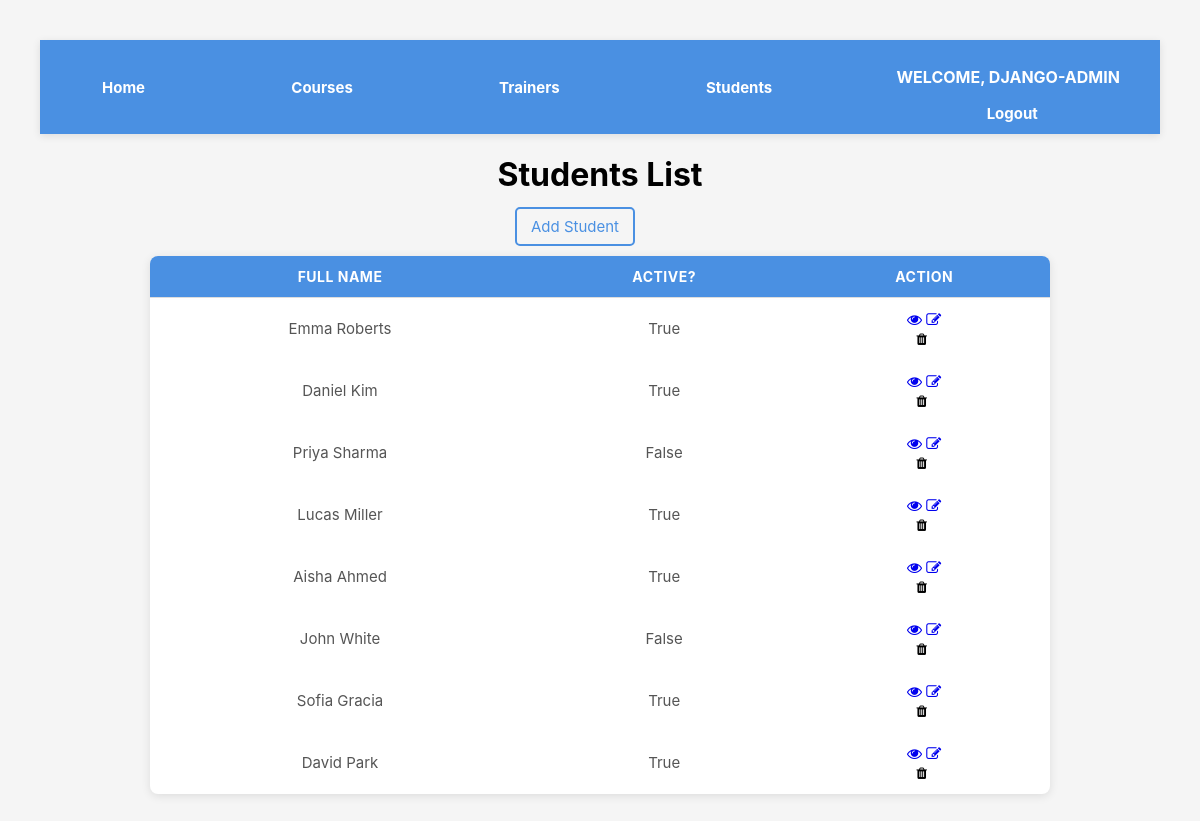
Screenshot of /academy/students/ (signed in) with the database file from the repository.
### academy/models.py (models this page shows, shortened)
class Student(models.Model):
    first_name = models.CharField(max_length=25)
    last_name = models.CharField(max_length=25)
    email = models.EmailField(unique=True)
    is_active = models.BooleanField(default=True)
    enrolled_course = models.ForeignKey(Course,on_delete=models.SET_NULL,null=True, blank=True)
    trainer = models.ForeignKey(Trainer,on_delete=models.SET_NULL,null=True, blank=True)

### academy/views.py (the view)
# urls.py: path('students/', views.student,name='student'),
def student(request):
    students = Student.objects.all()
    context = {
        'students' : students,
    }
    return render(request, 'student.html',context)

### templates/student.html (shortened to what this page needs)
{% extends 'navbar.html' %}
{% load static %}
    {% block content %}
    <h1>Students List</h1>
        <a href="{% url 'add_student' %}" style=" margin: 10px 50px 20px 0; padding: 8px 14px;border: 2px solid #4a90e2; color: #4a90e2; text-decoration: none; border-radius: 5px; font-size: 15px;">Add Student</a>
    <br><br>
        <table>
        <thead>
            <tr>
                <th>Full Name</th>
                <th>Active?</th>
                <th>Action</th>
            </tr>
        </thead>
        <tbody>
            {% for student in students %}
            <tr>
                <td>{{student.first_name}} {{student.last_name}}</td>
                <td>{{student.is_active}}</td>
                <td>
                    <div >
                        <a href="{% url 'view_student' student.id %}"><i class="fa fa-eye"></i></a>
                        <a href="{% url 'edit_student' student.id%}"><i class="fa fa-edit"></i></a>
                        <form action="{% url 'delete_student' student.id %}" method="POST">
                            <button type="submit" style="border:none; background:none; cursor:pointer; margin-left: -5px;">
                                <i class="fa fa-trash"></i>
                            </button>
                        </form>
                    </div>
                </td>
            </tr>
        </tbody>
        {% endfor %}
    </table>
    {% endblock %}

### templates/navbar.html (shortened to what this page needs)
{% load static %}
<!DOCTYPE html>
<html lang="en">
<head>
     <link rel="stylesheet" href="{% static 'css/style.css' %}">
     <link rel="stylesheet" href="https://cdnjs.cloudflare.com/ajax/libs/font-awesome/4.7.0/css/font-awesome.min.css">
</head>
<body>
    <nav class="navbar">
        <a href="{% url 'home' %}">Home</a>
        <a href="{% url 'course' %}">Courses</a>
        <a href="{% url 'trainer' %}">Trainers</a>
        <a href="{% url 'student' %}">Students</a>
        <span class="nav-right">
            {% if not user.is_authenticated %}
            <a href="{% url 'login' %}">Login</a>&emsp;
            <a href="{% url 'register' %}">Register</a>
            {% else %}
            <p style="color: white; font-weight: bold; text-transform: uppercase;">Welcome, {{user}}</p>
            <a href="{% url 'logout' %}">Logout</a>
            {% endif %}
        </span>
    </nav>
    {% block content %}
    {% endblock %}
</body>
</html>

### training_portal/static/css/style.css (style rules this page uses)
body { font-family: "Inter", sans-serif; background: #f5f5f5; margin: 0; padding: 40px; text-align: center; }
table { margin: auto; border-collapse: collapse; width: 90%; max-width: 900px; background: white; border-radius: 8px; overflow: hidden; box-shadow: 0 2px 10px rgba(0, 0, 0, 0.1); }
thead { background: #4a90e2; color: white; }
th, td { padding: 12px 15px; border-bottom: 1px solid #ddd; }
th { text-transform: uppercase; font-size: 14px; letter-spacing: 0.5px; }
td { color: #555; font-size: 15px; }
tbody tr:last-child td { border-bottom: none; }
.navbar { background: #4a90e2; padding: 11px 40px; display: flex; justify-content: space-between; align-items: center; box-shadow: 0 2px 8px rgba(0,0,0,0.1); }
.navbar a { margin: 0 12px; color: white; text-decoration: none; font-weight: bolder; font-size: 15px; padding: 6px 10px; border-radius: 4px; transition: background 0.2s; }
.nav-right a { margin-left: 20px; }

### rows the page displays
Student: first_name "Emma", last_name "Roberts", is_active "True"
Student: first_name "Daniel", last_name "Kim", is_active "True"
Student: first_name "Priya", last_name "Sharma", is_active "False"
Student: first_name "Lucas", last_name "Miller", is_active "True"
Student: first_name "Aisha", last_name "Ahmed", is_active "True"
Student: first_name "John", last_name "White", is_active "False"
Student: first_name "Sofia", last_name "Gracia", is_active "True"
Student: first_name "David", last_name "Park", is_active "True"

### other values shown
{{ user }} "DJANGO-ADMIN"
